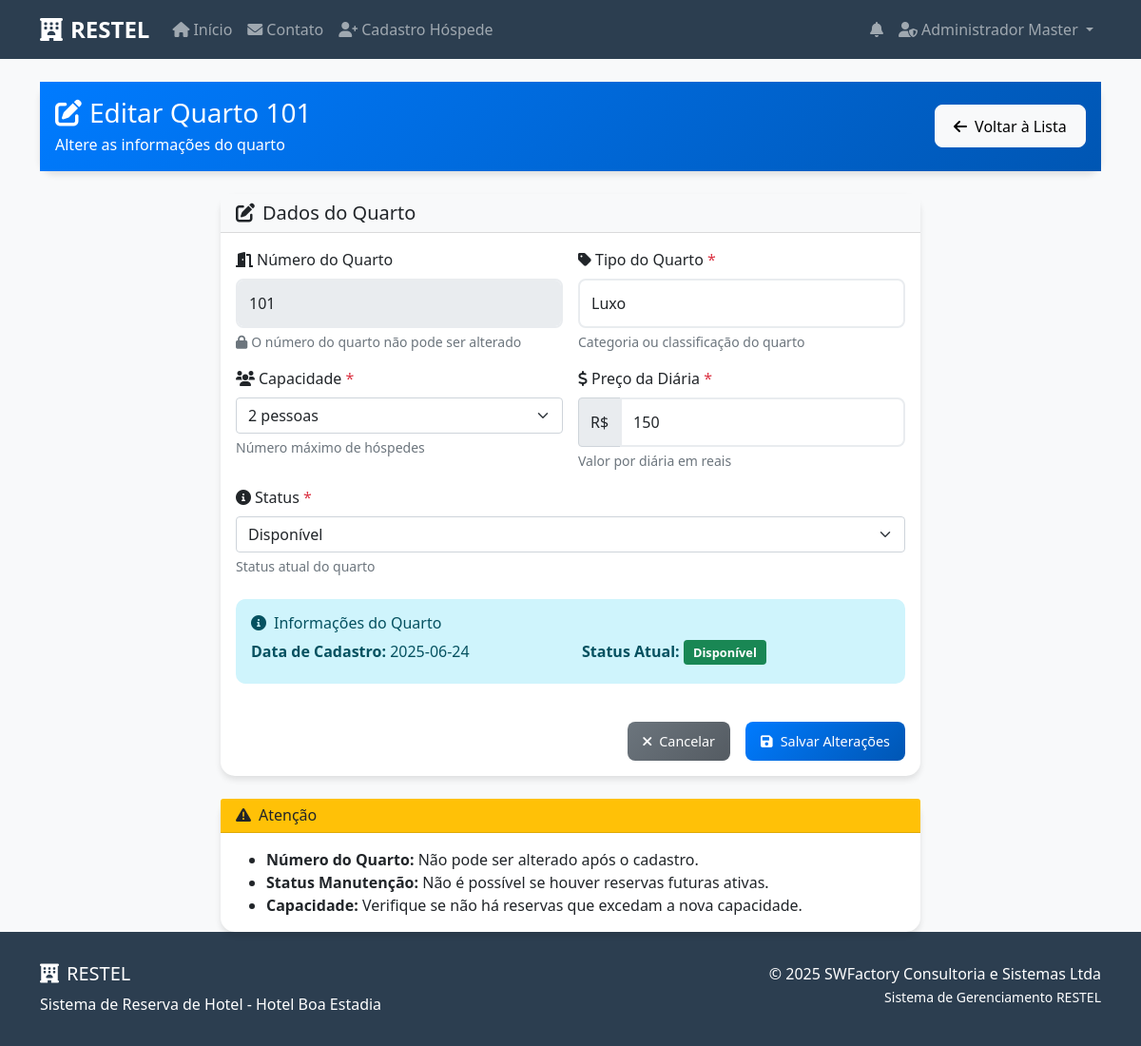
The app's page /admin/quarto/1/editar (signed in) with its own data.
### tables this page shows
CREATE TABLE quartos (
            id INTEGER PRIMARY KEY AUTOINCREMENT,
            numero TEXT UNIQUE NOT NULL,
            tipo TEXT NOT NULL,
            capacidade INTEGER NOT NULL,
            preco_diaria DECIMAL(10,2) NOT NULL,
            status TEXT NOT NULL CHECK(status IN ('Disponível', 'Ocupado', 'Manutenção')),
            ativo BOOLEAN DEFAULT 1,
            data_cadastro TIMESTAMP DEFAULT CURRENT_TIMESTAMP
        );

### src/restel/app.py (the view)
@app.route('/admin/quarto/<int:quarto_id>/editar')
def editar_quarto(quarto_id):
    if 'admin_id' not in session:
        flash('Acesso negado! Faça login como administrador.', 'error')
        return redirect(url_for('login_admin'))
    conn = get_db_connection()
    quarto = conn.execute('SELECT * FROM quartos WHERE id = ? AND ativo = 1', (quarto_id,)).fetchone()
    conn.close()
    if not quarto:
        flash('Quarto não encontrado!', 'error')
        return redirect(url_for('gerenciar_quartos'))
    return render_template('admin_quarto_editar.html', quarto=quarto)

### src/restel/app.py (called while the page is built)
def get_db_connection():
    from flask import current_app
    db_path = current_app.config.get('DATABASE', DATABASE)
    conn = sqlite3.connect(db_path)
    conn.row_factory = sqlite3.Row
    return conn

@app.context_processor
def inject_notifications():
    if 'hospede_id' in session:
        user_id = session['hospede_id']
        user_type = 'hospede'
    elif 'admin_id' in session:
        user_id = session['admin_id']
        user_type = 'admin'
    else:
        return {}
    conn = get_db_connection()
    unread_count = conn.execute(
        'SELECT COUNT(*) FROM notificacoes WHERE usuario_id = ? AND usuario_tipo = ? AND lida = 0',
        (user_id, user_type)
    ).fetchone()[0]
    recent_notifications = conn.execute(
        'SELECT * FROM notificacoes WHERE usuario_id = ? AND usuario_tipo = ? ORDER BY data_criacao DESC LIMIT 5',
        (user_id, user_type)
    ).fetchall()
    conn.close()
    return dict(unread_count=unread_count, recent_notifications=recent_notifications)

### src/restel/templates/admin_quarto_editar.html (shortened to what this page needs)
{% extends "base.html" %}
{% block content %}
<div class="container mt-4">
    <div class="row">
        <div class="col-12">
            <div class="card bg-primary text-white">
                <div class="card-body">
                    <div class="row align-items-center">
                        <div class="col-md-8">
                            <h1 class="h3 mb-1">
                                <i class="fas fa-edit me-2"></i>Editar Quarto {{ quarto.numero }}
                            </h1>
                            <p class="mb-0">
                                Altere as informações do quarto
                            </p>
                        </div>
                        <div class="col-md-4 text-md-end">
                            <a href="{{ url_for('gerenciar_quartos') }}" class="btn btn-light">
                                <i class="fas fa-arrow-left me-2"></i>Voltar à Lista
                            </a>
                        </div>
                    </div>
                </div>
            </div>
        </div>
    </div>
    <div class="row mt-4">
        <div class="col-lg-8 mx-auto">
            <div class="card">
                <div class="card-header bg-light">
                    <h5 class="mb-0">
                        <i class="fas fa-edit me-2"></i>Dados do Quarto
                    </h5>
                </div>
                <div class="card-body">
                    <form method="POST" action="{{ url_for('processar_edicao_quarto', quarto_id=quarto.id) }}">
                        <div class="row g-3">
                            <div class="col-md-6">
                                <label for="numero" class="form-label">
                                    <i class="fas fa-door-open me-1"></i>Número do Quarto
                                </label>
                                <input type="text" class="form-control" id="numero" name="numero"
                                       value="{{ quarto.numero }}" readonly>
                                <div class="form-text text-muted">
                                    <i class="fas fa-lock me-1"></i>O número do quarto não pode ser alterado
                                </div>
                            </div>
                            <div class="col-md-6">
                                <label for="tipo" class="form-label">
                                    <i class="fas fa-tag me-1"></i>Tipo do Quarto <span class="text-danger">*</span>
                                </label>
                                <input type="text" class="form-control" id="tipo" name="tipo"
                                       value="{{ quarto.tipo }}" required placeholder="Ex: Standard, Suíte, Luxo">
                                <div class="form-text">
                                    Categoria ou classificação do quarto
                                </div>
                            </div>
                            <div class="col-md-6">
                                <label for="capacidade" class="form-label">
                                    <i class="fas fa-users me-1"></i>Capacidade <span class="text-danger">*</span>
                                </label>
                                <select class="form-select" id="capacidade" name="capacidade" required>
                                    <option value="2" {% if quarto.capacidade == 2 %}selected{% endif %}>2 pessoas</option>
                                </select>
                                <div class="form-text">
                                    Número máximo de hóspedes
                                </div>
                            </div>
                            <div class="col-md-6">
                                <label for="preco_diaria" class="form-label">
                                    <i class="fas fa-dollar-sign me-1"></i>Preço da Diária <span class="text-danger">*</span>
                                </label>
                                <div class="input-group">
                                    <span class="input-group-text">R$</span>
                                    <input type="number" class="form-control" id="preco_diaria" name="preco_diaria"
                                           step="0.01" min="0" value="{{ quarto.preco_diaria }}" required>
                                </div>
                                <div class="form-text">
                                    Valor por diária em reais
                                </div>
                            </div>
                            <div class="col-md-12">
                                <label for="status" class="form-label">
                                    <i class="fas fa-info-circle me-1"></i>Status <span class="text-danger">*</span>
                                </label>
                                <select class="form-select" id="status" name="status" required>
                                    <option value="Disponível" {% if quarto.status == 'Disponível' %}selected{% endif %}>Disponível</option>
                                </select>
                                <div class="form-text">
                                    Status atual do quarto
                                </div>
                            </div>
                        </div>
                        <div class="row mt-4">
                            <div class="col-12">
                                <div class="alert alert-info">
                                    <h6 class="alert-heading">
                                        <i class="fas fa-info-circle me-2"></i>Informações do Quarto
                                    </h6>
                                    <div class="row">
                                        <div class="col-md-6">
                                            <p class="mb-1"><strong>Data de Cadastro:</strong> {{ quarto.data_cadastro.split(' ')[0] if quarto.data_cadastro else 'N/A' }}</p>
                                        </div>
                                        <div class="col-md-6">
                                            <p class="mb-1"><strong>Status Atual:</strong>
                                                {% if quarto.status == 'Disponível' %}
                                                    <span class="badge bg-success">{{ quarto.status }}</span>
                                                {% elif quarto.status == 'Ocupado' %}
                                                    <span class="badge bg-warning">{{ quarto.status }}</span>
                                                {% elif quarto.status == 'Manutenção' %}
                                                    <span class="badge bg-danger">{{ quarto.status }}</span>
                                                {% endif %}
                                            </p>
                                        </div>
                                    </div>
                                </div>
                            </div>
                        </div>
                        <div class="row mt-4">
                            <div class="col-12">
                                <div class="d-grid gap-2 d-md-flex justify-content-md-end">
                                    <a href="{{ url_for('gerenciar_quartos') }}" class="btn btn-secondary me-md-2">
                                        <i class="fas fa-times me-2"></i>Cancelar
                                    </a>
                                    <button type="submit" class="btn btn-primary">
                                        <i class="fas fa-save me-2"></i>Salvar Alterações
                                    </button>
                                </div>
                            </div>
                        </div>
                    </form>
                </div>
            </div>
        </div>
    </div>
    <div class="row mt-4">
        <div class="col-lg-8 mx-auto">
            <div class="card border-warning">
                <div class="card-header bg-warning text-dark">
                    <h6 class="mb-0">
                        <i class="fas fa-exclamation-triangle me-2"></i>Atenção
                    </h6>
                </div>
                <div class="card-body">
                    <ul class="mb-0">
                        <li><strong>Número do Quarto:</strong> Não pode ser alterado após o cadastro.</li>
                        <li><strong>Status Manutenção:</strong> Não é possível se houver reservas futuras ativas.</li>
                        <li><strong>Capacidade:</strong> Verifique se não há reservas que excedam a nova capacidade.</li>
                    </ul>
                </div>
            </div>
        </div>
    </div>
</div>
{% endblock %}

### static/css/admin_painel.css (style rules this page uses)
.card { transition: all 0.3s ease; border: none; box-shadow: 0 2px 10px rgba(0, 0, 0, 0.1); }
.card .btn { transition: all 0.3s ease; }
.bg-primary .card-body { background: linear-gradient(135deg, #007bff 0%, #0056b3 100%); }
.text-danger { color: #dc3545 !important; }
.btn-primary { background: linear-gradient(135deg, #007bff 0%, #0056b3 100%); border: none; }
.btn-secondary { background: linear-gradient(135deg, #6c757d 0%, #545b62 100%); border: none; }
.card { animation: fadeInUp 0.6s ease-out; }
.badge { font-size: 0.8rem; padding: 0.5em 0.8em; }
.d-grid .btn { padding: 0.6rem 1rem; font-size: 0.9rem; }

### src/restel/templates/base.html (style rules this page uses)
:root { --primary-color: #2c3e50; --secondary-color: #3498db; --success-color: #27ae60; --danger-color: #e74c3c; --warning-color: #f39c12; --light-bg: #f8f9fa; }
body { font-family: 'Segoe UI', Tahoma, Geneva, Verdana, sans-serif; background-color: var(--light-bg); }
.card { border: none; border-radius: 15px; box-shadow: 0 4px 6px rgba(0, 0, 0, 0.1); transition: transform 0.2s; }
.btn { border-radius: 8px; padding: 0.6rem 1.2rem; font-weight: 500; }
.btn-primary { background-color: var(--primary-color); border-color: var(--primary-color); }
.form-control { border-radius: 8px; border: 2px solid #e9ecef; padding: 0.75rem; }
.alert { border-radius: 10px; border: none; }

### records on screen
quartos: numero "101", tipo "Luxo", capacidade "2 pessoas", preco_diaria "150", status "Disponível", data_cadastro "2025-06-24"

### other values on screen
{{ session.admin_nome }} "Administrador Master"
